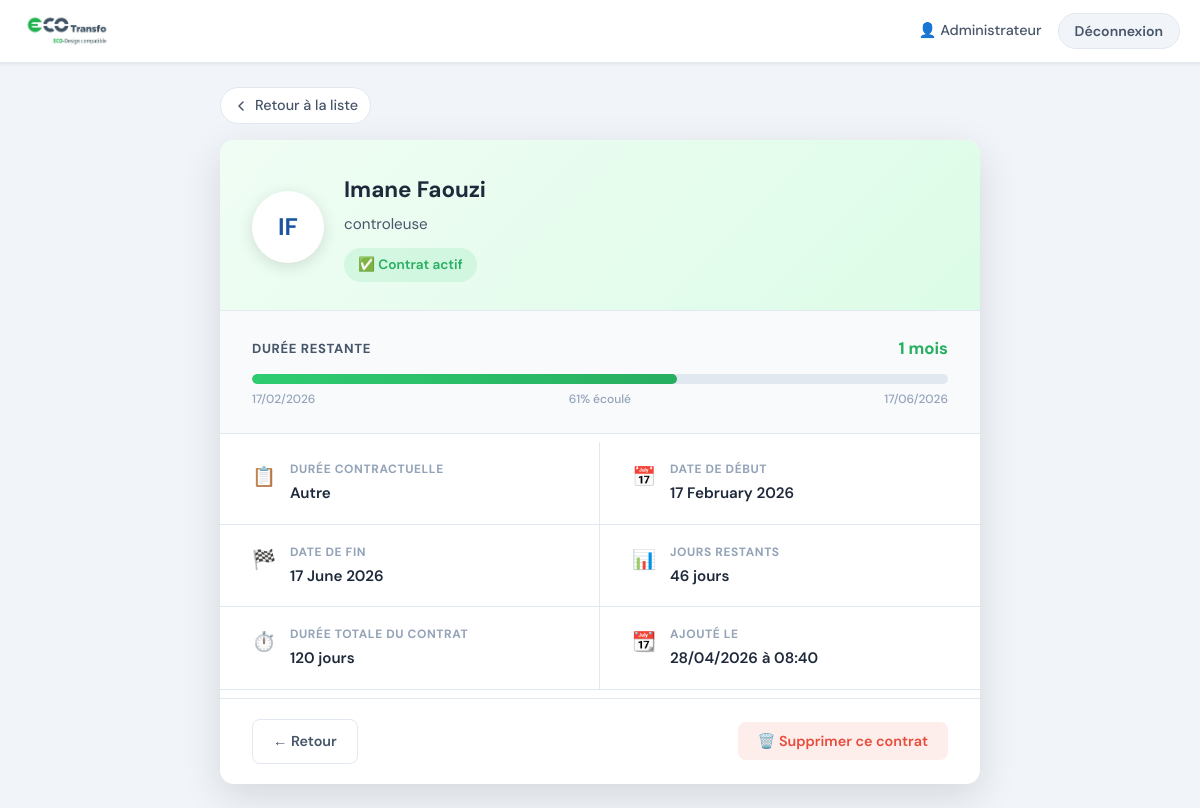
The page /employe/2 (signed in) on the database its author committed.
### models.py (models this page shows, shortened)
class User(UserMixin, db.Model):
    __tablename__ = 'users'
    id            = db.Column(db.Integer, primary_key=True)
    email         = db.Column(db.String(120), unique=True, nullable=False)
    nom           = db.Column(db.String(100), nullable=False)
    password_hash = db.Column(db.String(200), nullable=False)
    is_authorized = db.Column(db.Boolean, default=True)
    date_creation = db.Column(db.DateTime, default=datetime.utcnow)

class Employe(db.Model):
    __tablename__ = 'employes'
    id            = db.Column(db.Integer, primary_key=True)
    nom           = db.Column(db.String(100), nullable=False)
    prenom        = db.Column(db.String(100), nullable=False)
    poste         = db.Column(db.String(100), nullable=False)
    duree_contrat = db.Column(db.String(50),  nullable=False)   # ex: "6 mois", "1 an"
    date_debut    = db.Column(db.Date,         nullable=False)
    date_fin      = db.Column(db.Date,         nullable=False)
    date_creation = db.Column(db.DateTime,     default=datetime.utcnow)
    created_by    = db.Column(db.Integer,      db.ForeignKey('users.id'))
    @property
    def jours_restants(self):
        delta = self.date_fin - date.today()
        return delta.days
    @property
    def duree_restante_label(self):
        j = self.jours_restants
        if j < 0:
            return "Expiré"
        if j == 0:
            return "Expire aujourd'hui"
        if j == 1:
            return "1 jour"
        if j < 7:
            return f"{j} jours"
        if j < 14:
            return "1 semaine"
        if j < 30:
            return f"{j // 7} semaines"
        if j < 60:
            return "1 mois"
    @property
    def statut(self):
        j = self.jours_restants
        if j < 0:   return "expire"
        if j <= 7:  return "critique"
        if j <= 30: return "attention"
        return "actif"

### app.py (the view)
@app.route('/employe/<int:emp_id>')
@login_required
def employe_detail(emp_id):
    emp = Employe.query.get_or_404(emp_id)
    return render_template('employe_detail.html', emp=emp, today=date.today())

### app.py (called while the page is built)
@login_manager.user_loader
def load_user(user_id):
    return User.query.get(int(user_id))

### templates/employe_detail.html (shortened to what this page needs)
{% extends "base.html" %}
{% block body_class %}detail-page{% endblock %}
{% block content %}
<div class="detail-container">
  <a href="{{ url_for('dashboard') }}" class="back-link">
    <svg width="16" height="16" viewBox="0 0 16 16" fill="none">
      <path d="M10 4L6 8l4 4" stroke="currentColor" stroke-width="1.5" stroke-linecap="round" stroke-linejoin="round"/>
    </svg>
    Retour à la liste
  </a>
  <div class="detail-card">
    <div class="detail-header status-bg-{{ emp.statut }}">
      <div class="detail-avatar-wrap">
        <div class="detail-avatar">{{ emp.prenom[0] }}{{ emp.nom[0] }}</div>
      </div>
      <div class="detail-header-info">
        <h1 class="detail-name">{{ emp.prenom }} {{ emp.nom }}</h1>
        <p class="detail-poste">{{ emp.poste }}</p>
        <span class="detail-status-badge status-badge-{{ emp.statut }}">
          {% if emp.statut == 'expire' %}⛔ Contrat expiré
          {% elif emp.statut == 'critique' %}⚠️ Expire très bientôt
          {% elif emp.statut == 'attention' %}🔔 Expire dans moins d'un mois
          {% else %}✅ Contrat actif
          {% endif %}
        </span>
      </div>
    </div>
    <div class="duration-section">
      <div class="duration-top">
        <span class="duration-label">Durée restante</span>
        <span class="duration-value duration-value--{{ emp.statut }}">
          {% if emp.statut == 'expire' %}
            Expiré depuis {{ (today - emp.date_fin).days }} jour{{ 's' if (today - emp.date_fin).days > 1 }}
          {% else %}
            {{ emp.duree_restante_label }}
          {% endif %}
        </span>
      </div>
      {% set total_days = (emp.date_fin - emp.date_debut).days %}
      {% set elapsed    = (today - emp.date_debut).days %}
      {% set pct_elapsed = [[elapsed * 100 // total_days if total_days > 0 else 0, 0] | max, 100] | min %}
      <div class="progress-bar-wrap">
        <div class="progress-bar-track">
          <div class="progress-bar-fill status-fill-{{ emp.statut }}"
               style="width: {{ pct_elapsed }}%"></div>
        </div>
        <div class="progress-labels">
          <span>{{ emp.date_debut.strftime('%d/%m/%Y') }}</span>
          <span>{{ pct_elapsed }}% écoulé</span>
          <span>{{ emp.date_fin.strftime('%d/%m/%Y') }}</span>
        </div>
      </div>
    </div>
    <div class="detail-grid">
      <div class="detail-item">
        <div class="detail-item-icon">📋</div>
        <div class="detail-item-content">
          <span class="detail-item-label">Durée contractuelle</span>
          <span class="detail-item-value">{{ emp.duree_contrat }}</span>
        </div>
      </div>
      <div class="detail-item">
        <div class="detail-item-icon">📅</div>
        <div class="detail-item-content">
          <span class="detail-item-label">Date de début</span>
          <span class="detail-item-value">{{ emp.date_debut.strftime('%d %B %Y') }}</span>
        </div>
      </div>
      <div class="detail-item">
        <div class="detail-item-icon">🏁</div>
        <div class="detail-item-content">
          <span class="detail-item-label">Date de fin</span>
          <span class="detail-item-value {% if emp.statut in ['critique','expire'] %}text-danger{% endif %}">
            {{ emp.date_fin.strftime('%d %B %Y') }}
          </span>
        </div>
      </div>
      <div class="detail-item">
        <div class="detail-item-icon">📊</div>
        <div class="detail-item-content">
          <span class="detail-item-label">Jours restants</span>
          <span class="detail-item-value {% if emp.statut in ['critique','expire'] %}text-danger{% endif %}">
            {% if emp.jours_restants < 0 %}
              Expiré ({{ emp.jours_restants | abs }} jours de dépassement)
            {% else %}
              {{ emp.jours_restants }} jour{{ 's' if emp.jours_restants != 1 }}
            {% endif %}
          </span>
        </div>
      </div>
      <div class="detail-item">
        <div class="detail-item-icon">⏱️</div>
        <div class="detail-item-content">
          <span class="detail-item-label">Durée totale du contrat</span>
          <span class="detail-item-value">{{ total_days }} jours</span>
        </div>
      </div>
      <div class="detail-item">
        <div class="detail-item-icon">📆</div>
        <div class="detail-item-content">
          <span class="detail-item-label">Ajouté le</span>
          <span class="detail-item-value">{{ emp.date_creation.strftime('%d/%m/%Y à %H:%M') }}</span>
        </div>
      </div>
    </div>
    <div class="detail-actions">
      <a href="{{ url_for('dashboard') }}" class="btn-secondary">← Retour</a>
      <form method="POST" action="{{ url_for('supprimer_employe', emp_id=emp.id) }}"
            onsubmit="return confirm('Supprimer {{ emp.prenom }} {{ emp.nom }} ? Cette action est irréversible.')">
        <button type="submit" class="btn-danger">🗑️ Supprimer ce contrat</button>
      </form>
    </div>
  </div>
</div>
{% endblock %}

### templates/base.html (shortened to what this page needs)
<!DOCTYPE html>
<html lang="fr">
<head>
  <link rel="stylesheet" href="{{ url_for('static', filename='css/style.css') }}">
</head>
<body class="{% block body_class %}{% endblock %}">
  {% if current_user.is_authenticated %}
  {% set alertes = [] %}
  <nav class="navbar">
    <div class="nav-inner">
      <a href="{{ url_for('dashboard') }}" class="nav-logo">
        <img src="{{ url_for('static', filename='images/logo.png') }}" alt="Eco Transfo" height="38">
      </a>
      <div class="nav-right">
        <span class="nav-user">👤 {{ current_user.nom }}</span>
        <a href="{{ url_for('logout') }}" class="nav-logout">Déconnexion</a>
      </div>
    </div>
  </nav>
  {% endif %}
  <main class="main-content">
    {% block content %}{% endblock %}
  </main>
</body>
</html>

### rows shown on the page
User: nom "Administrateur"
Employe: prenom "I", nom "F", prenom "Imane", nom "Faouzi", poste "controleuse", duree_restante_label "1 mois", date_debut "17/02/2026", date_fin "17/06/2026", duree_contrat "Autre", date_debut "17 February 2026", date_fin "17 June 2026", jours_restants "46", date_fin "s", date_creation "28/04/2026 à 08:40"

### other values the page prints
{{ pct_elapsed }} "61"
{{ total_days }} "120"
